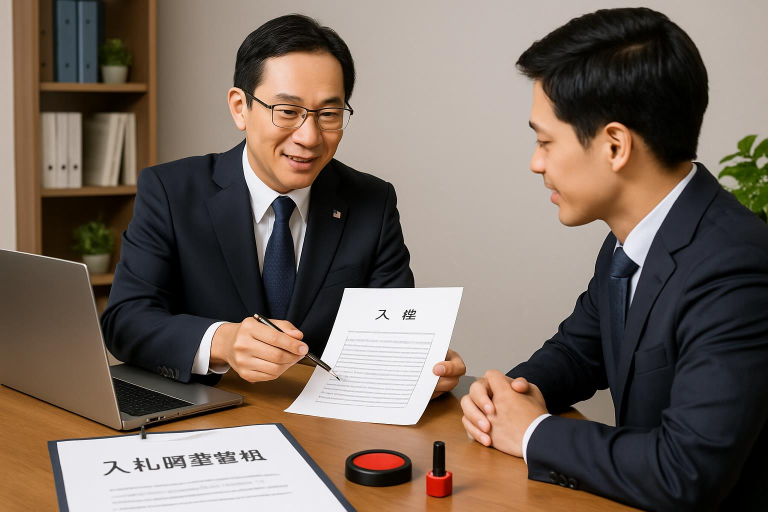
#> input picture images_backup/bid-support-service.jpg, 1536 x 1024 px (shown at 1/2 size); its folder holds 4 pictures in this run
$ python optimize_images.py
#> lines starting #> are read from the running program, lines starting #| are printed output that depends on the picture
#!/usr/bin/env python3
# 画像最適化スクリプト
# 作成日: 2025年6月7日

import os
import shutil
from PIL import Image
import sys
import re

# 設定
SOURCE_DIR = '/home/ubuntu/flatto-legal-site/images_backup'
TARGET_DIR = '/home/ubuntu/flatto-legal-site/jekyll-site/assets/images'
QUALITY = 85  # JPG圧縮品質
MAX_WIDTH = 1200  # 最大幅

# カテゴリディレクトリの作成
categories = ['logos', 'icons', 'hero', 'services', 'cases', 'staff', 'illustrations']
for category in categories:
    os.makedirs(os.path.join(TARGET_DIR, category), exist_ok=True)

# 画像ファイルの分類ルール
def get_category(filename):
    filename = filename.lower()

    if 'logo' in filename:
        return 'logos'
    elif 'icon' in filename:
        return 'icons'
    elif 'hero' in filename or filename.startswith('hero'):
        return 'hero'
    elif any(service in filename for service in ['service', 'support', 'strategy']):
        return 'services'
    elif any(case in filename for case in ['case', 'testimonial']):
        return 'cases'
    elif any(staff in filename for staff in ['staff', 'profile', 'representative', 'office']):
        return 'staff'
    else:
        return 'illustrations'

# 画像の最適化
def optimize_image(source_path, target_path):
    # SVGファイルはそのままコピー
#> called with source_path = 'images_backup/bid-support-service.jpg'
    if source_path.lower().endswith('.svg'):
        shutil.copy2(source_path, target_path)
        return

    try:
        with Image.open(source_path) as img:
            # 画像のリサイズ（必要な場合）
#> img is the input picture: PIL image 1536x1024 RGB; mean R, G, B 118.6, 104.3, 93.9
            width, height = img.size
#> width = 1536; height = 1024
            if width > MAX_WIDTH:
                ratio = MAX_WIDTH / width
#> ratio = 0.781
                new_height = int(height * ratio)
#> new_height = 800
                img = img.resize((MAX_WIDTH, new_height), Image.LANCZOS)
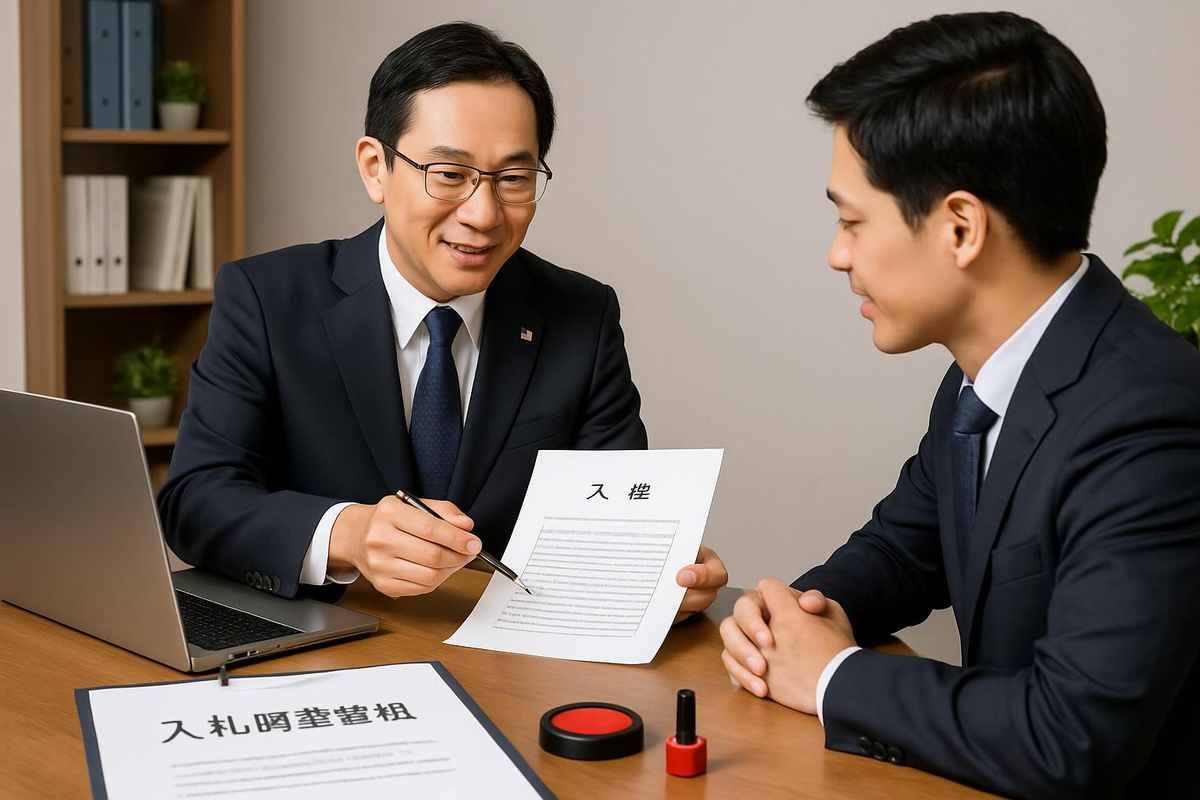
#> img: PIL image 1200x800 RGB; mean R, G, B 118.6, 104.3, 93.9

            # 画像の保存（最適化）
            if source_path.lower().endswith('.jpg') or source_path.lower().endswith('.jpeg'):
                img.save(target_path, 'JPEG', quality=QUALITY, optimize=True)
            elif source_path.lower().endswith('.png'):
                img.save(target_path, 'PNG', optimize=True)
            else:
                # その他の形式はそのままコピー
                shutil.copy2(source_path, target_path)
    except Exception as e:
        print(f"エラー: {source_path} の処理中に問題が発生しました - {e}")
        # エラーが発生した場合はそのままコピー
        shutil.copy2(source_path, target_path)

# 画像ファイルの処理
def process_images():
    count = 0
    for root, _, files in os.walk(SOURCE_DIR):
        for file in files:
            if file.lower().endswith(('.jpg', '.jpeg', '.png', '.gif', '.svg')):
                source_path = os.path.join(root, file)

                # ファイル名の正規化（小文字化、スペースをハイフンに）
                normalized_name = re.sub(r'\s+', '-', file.lower())

                # カテゴリの取得
                category = get_category(normalized_name)

                # 保存先パスの設定
                target_path = os.path.join(TARGET_DIR, category, normalized_name)

                # 画像の最適化
                optimize_image(source_path, target_path)
                count += 1

                # 進捗表示
                if count % 10 == 0:
                    print(f"{count}個の画像を処理しました...")

    return count

if __name__ == "__main__":
    print("画像最適化を開始します...")
    total = process_images()
    print(f"完了！合計{total}個の画像を最適化しました。")
    print(f"最適化された画像は {TARGET_DIR} に保存されました。")
